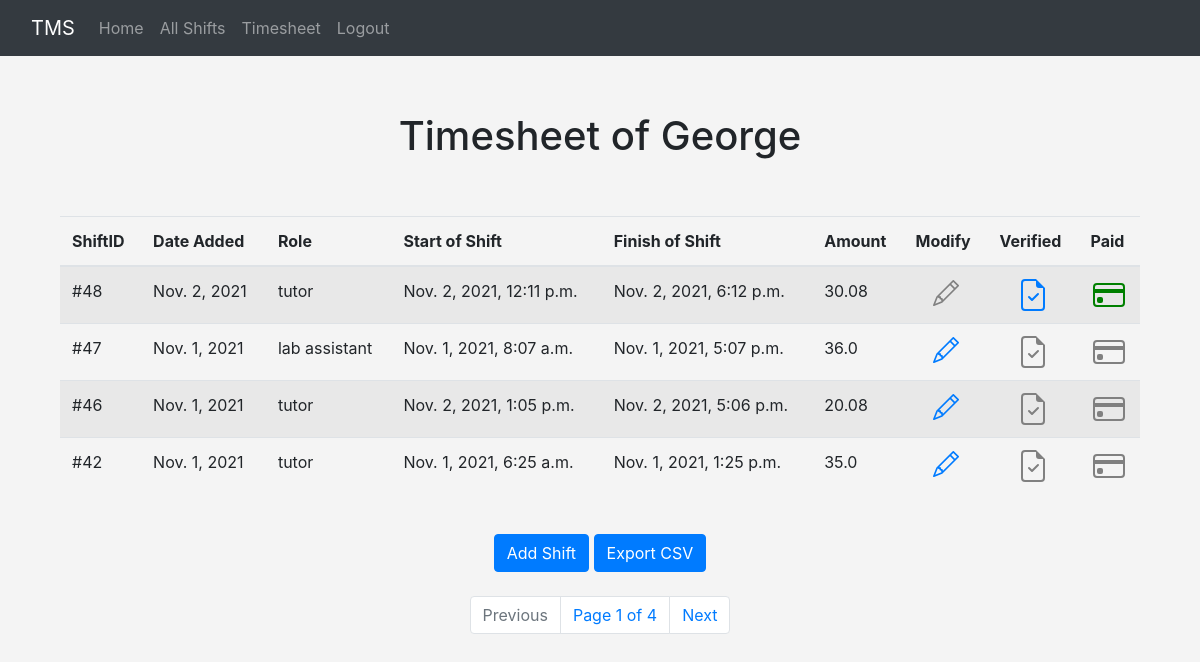
The page /shifts (signed in) on the database as committed earlier.
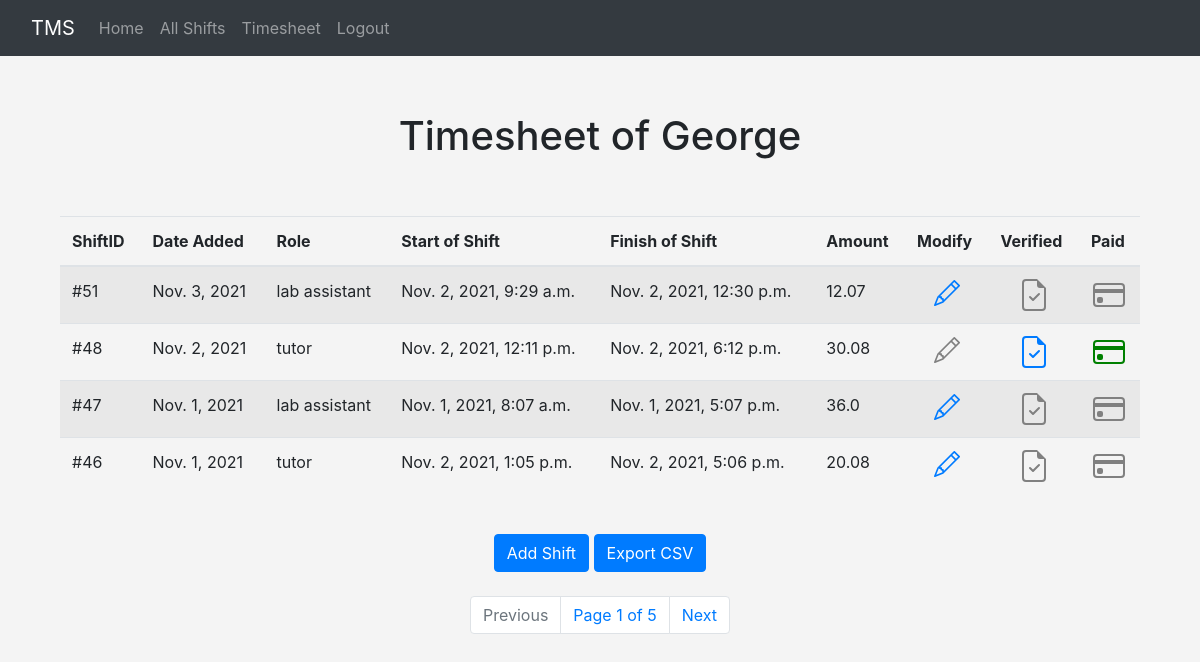
The same page on the database as committed later.
### timesheet/models.py (models this page shows, shortened)
class Shift(models.Model):
    studentID = models.ForeignKey(User, blank=True, null=True, on_delete=models.CASCADE)
    date = models.DateTimeField('Date added', auto_now_add=True)
    role = models.ForeignKey(Roles, blank=True, null=True, on_delete=models.SET_NULL)
    startHour = models.DateTimeField('Time started working')
    endHour = models.DateTimeField('Time finished working')
    verified = models.BooleanField(default=False)
    paid = models.BooleanField(default=False)
    def payment(self):
        time = self.endHour - self.startHour                                 #calculate time working
        payment = round(self.role.hourlyPay * time.seconds / 60 / 60,2)      #hourlyPay * hours worked, rounded for 2 demicals
        return payment

class Roles(models.Model):
    name = models.CharField('Type of role', max_length=120)
    hourlyPay = models.IntegerField('Payment per hour for a role')
    def __str__(self):
        return self.name

### timesheet/views.py (the view)
# urls.py: path('shifts', views.shifts, name="shifts"),
def shifts(request):
    shifts = Shift.objects.all().order_by('-date')
    userid = request.user.id
    p = Paginator(Shift.objects.filter(studentID=userid).order_by('-date'),4)   #filter User's shifts only
    page = request.GET.get('page')
    shiftsPerPage = p.get_page(page)
    return render(request, 'timesheet/shifts.html', {
        'shifts': shifts,
        'shiftsPerPage': shiftsPerPage,
        })

### timesheet/templates/timesheet/shifts.html (shortened to what this page needs)
{% extends 'timesheet/base.html' %}
    {% block content %}
    <center>
    <br>
    <div class="container">
        <h1>Timesheet of {{ user }}</h1>
            <br> <br>
        <table class="table table-striped">
          <thead>
            <tr>
                <th scope="col">ShiftID</th>
                <th scope="col">Date Added</th>
                <th scope="col">Role</th>
                <th scope="col">Start of Shift</th>
                <th scope="col">Finish of Shift</th>
                <th scope="col">Amount</th>
                <th scope="col">Modify</th>
                <th scope="col">Verified</th>
                <th scope="col">Paid</th>
            </tr>
          </thead>
            {% for shift in shiftsPerPage %}
                {% if user == shift.studentID %}
                        <tr>
                            <td>
                            #{{ shift.id }}
                            </td>
                            <td>
                            {{ shift.date.date }}
                            </td>
                            <td>
                            {{ shift.role }}
                            </td>
                            <td>
                            {{ shift.startHour }}
                            </td>
                            <td>
                            {{ shift.endHour }}
                            </td>
                            <td>
                            {{ shift.payment }}
                            </td>
                            <td align="center">
                                <a href="{% url 'update-shift' shift.id %}">
                                </a>
                            </td>
                            <td align="center">
                                <a href="{% url 'verify-shift' shift.id %}">
                                </a>
                            </td>
                            <td align="center">
                                <a href="{% url 'pay-shift' shift.id %}">
                                </a>
                            </td>
                        </tr>
                {% endif %}
            {% endfor %}
        </table>
    </div>
     <br/>
            <a class="btn btn-primary" href="{% url 'add-shift' %}" role="button">Add Shift</a> <a class="btn btn-primary" href="{% url 'shift-csv' %}" role="button">Export CSV</a>
        <br/> <br/>
   <nav aria-label="Page navigation example">
      <ul class="pagination justify-content-center">
        {% if shiftsPerPage.has_previous %}
            <li class="page-item"><a class="page-link" href="?page={{ shiftsPerPage.previous_page_number }}">Previous</a></li>
        {% else %}
            <li class="page-item disabled">
              <a class="page-link">Previous</a>
            </li>
        {% endif %}
          <li class="page-item"><a class="page-link" href="#">Page {{ shiftsPerPage.number }} of {{ shiftsPerPage.paginator.num_pages }}</a> </li>
        {% if shiftsPerPage.has_next %}
            <li class="page-item"><a class="page-link" href="?page={{ shiftsPerPage.next_page_number }}">Next</a></li>
        {% else %}
            <li class="page-item disabled">
              <a class="page-link">Previous</a>
            </li>
        {% endif %}
      </ul>
    </nav>
    <br/> <br/>
    </center>
    {% endblock %}

Rows that differ between the two databases and show on the page:
no longer on this page (row unchanged): Shift: id "42", date "Nov. 1, 2021", role "tutor", startHour "Nov. 1, 2021, 6:25 a.m.", endHour "Nov. 1, 2021, 1:25 p.m.", payment "35.0", verified False (drawn), paid False (drawn)
added Shift: id "51", date "Nov. 3, 2021", role "lab assistant", startHour "Nov. 2, 2021, 9:29 a.m.", endHour "Nov. 2, 2021, 12:30 p.m.", payment "12.07", verified False (drawn), paid False (drawn)
Other text that changed with them:
{{ shiftsPerPage.paginator.num_pages }}: "4" → "5"
